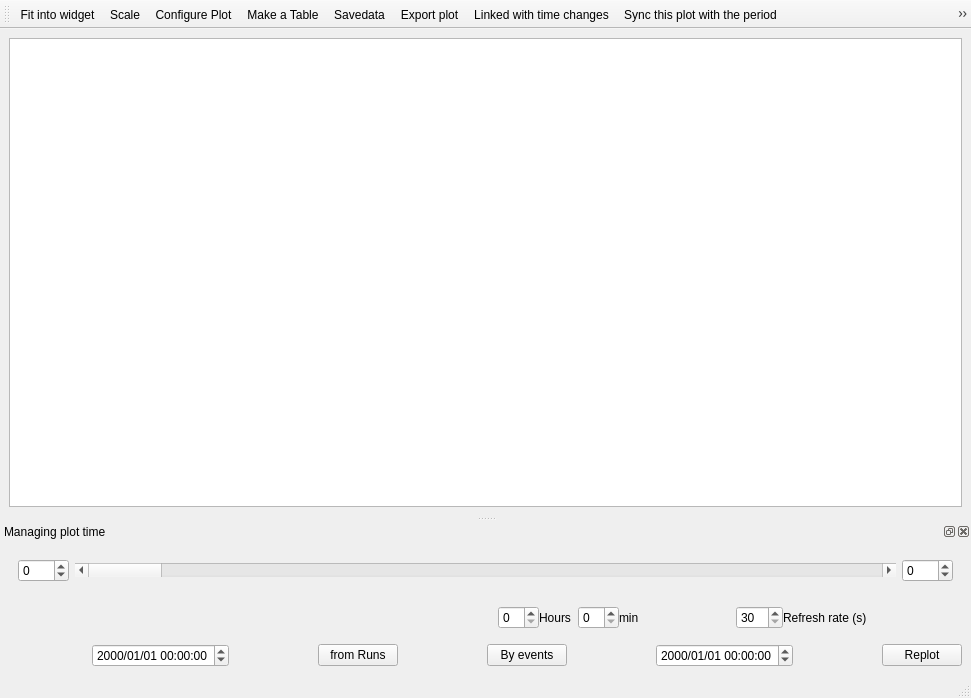
<?xml version="1.0" encoding="UTF-8"?>
<ui version="4.0">
 <class>plotcanvas</class>
 <widget class="QMainWindow" name="plotcanvas">
  <property name="geometry">
   <rect>
    <x>0</x>
    <y>0</y>
    <width>971</width>
    <height>698</height>
   </rect>
  </property>
  <property name="windowTitle">
   <string>MainWindow</string>
  </property>
  <property name="windowIcon">
   <iconset resource="../Ressources.qrc">
    <normaloff>:/Icons/Icons/educational15.svg</normaloff>:/Icons/Icons/educational15.svg</iconset>
  </property>
  <widget class="QWidget" name="centralwidget">
   <layout class="QGridLayout" name="gridLayout_2">
    <item row="0" column="0">
     <widget class="QGraphicsView" name="graphicsView"/>
    </item>
   </layout>
  </widget>
  <widget class="QMenuBar" name="menubar">
   <property name="geometry">
    <rect>
     <x>0</x>
     <y>0</y>
     <width>971</width>
     <height>23</height>
    </rect>
   </property>
  </widget>
  <widget class="QStatusBar" name="statusbar"/>
  <widget class="QToolBar" name="toolBar">
   <property name="windowTitle">
    <string>toolBar</string>
   </property>
   <attribute name="toolBarArea">
    <enum>TopToolBarArea</enum>
   </attribute>
   <attribute name="toolBarBreak">
    <bool>false</bool>
   </attribute>
   <addaction name="actionFit_into_widget"/>
   <addaction name="actionScale"/>
   <addaction name="actionConfigure_Plot"/>
   <addaction name="actionMake_a_Table"/>
   <addaction name="actionSavedata"/>
   <addaction name="actionExport_plot"/>
   <addaction name="actionLinked_with_time_changes"/>
   <addaction name="actionSync_this_plot_with_the_period"/>
   <addaction name="actionSet_overall_time_equal_to_this_window_time"/>
   <addaction name="actionSmall_time_adjustments"/>
   <addaction name="actionMovie"/>
   <addaction name="actionDefine_store_events"/>
   <addaction name="actionAuxiliary_lines"/>
   <addaction name="separator"/>
   <addaction name="actionContinuously_updated"/>
  </widget>
  <widget class="QDockWidget" name="dockWidget">
   <property name="allowedAreas">
    <set>Qt::BottomDockWidgetArea</set>
   </property>
   <property name="windowTitle">
    <string>Managing plot time</string>
   </property>
   <attribute name="dockWidgetArea">
    <number>8</number>
   </attribute>
   <widget class="QWidget" name="dockWidgetContents">
    <layout class="QGridLayout" name="gridLayout">
     <item row="0" column="0">
      <layout class="QVBoxLayout" name="verticalLayout">
       <item>
        <widget class="QWidget" name="onlyinAnalysis" native="true">
         <layout class="QHBoxLayout" name="onlyinAnalysislayout" stretch="0,4,0">
          <item>
           <widget class="QSpinBox" name="minustime">
            <property name="toolTip">
             <string>&lt;html&gt;&lt;head/&gt;&lt;body&gt;&lt;p&gt;Subtracting minutes to the initial time&lt;/p&gt;&lt;/body&gt;&lt;/html&gt;</string>
            </property>
            <property name="minimum">
             <number>-120</number>
            </property>
            <property name="maximum">
             <number>120</number>
            </property>
            <property name="singleStep">
             <number>10</number>
            </property>
           </widget>
          </item>
          <item>
           <widget class="QScrollBar" name="horizontalScrollBar">
            <property name="orientation">
             <enum>Qt::Horizontal</enum>
            </property>
           </widget>
          </item>
          <item>
           <widget class="QSpinBox" name="plustime">
            <property name="toolTip">
             <string>&lt;html&gt;&lt;head/&gt;&lt;body&gt;&lt;p&gt;Adding minutes to the final time&lt;/p&gt;&lt;/body&gt;&lt;/html&gt;</string>
            </property>
            <property name="minimum">
             <number>-120</number>
            </property>
            <property name="maximum">
             <number>120</number>
            </property>
            <property name="singleStep">
             <number>10</number>
            </property>
           </widget>
          </item>
         </layout>
        </widget>
       </item>
       <item>
        <widget class="QWidget" name="onlyinMonitoring" native="true">
         <layout class="QHBoxLayout" name="onlyinMonitoringlayout">
          <property name="spacing">
           <number>0</number>
          </property>
          <item>
           <widget class="QPushButton" name="timeinterval1">
            <property name="sizePolicy">
             <sizepolicy hsizetype="Preferred" vsizetype="Fixed">
              <horstretch>0</horstretch>
              <verstretch>0</verstretch>
             </sizepolicy>
            </property>
            <property name="text">
             <string/>
            </property>
            <property name="icon">
             <iconset resource="../Ressources.qrc">
              <normaloff>:/Icons/Icons/5min.png</normaloff>:/Icons/Icons/5min.png</iconset>
            </property>
            <property name="iconSize">
             <size>
              <width>30</width>
              <height>10</height>
             </size>
            </property>
            <property name="checkable">
             <bool>true</bool>
            </property>
            <property name="flat">
             <bool>true</bool>
            </property>
           </widget>
          </item>
          <item>
           <widget class="QPushButton" name="timeinterval2">
            <property name="sizePolicy">
             <sizepolicy hsizetype="Preferred" vsizetype="Fixed">
              <horstretch>0</horstretch>
              <verstretch>0</verstretch>
             </sizepolicy>
            </property>
            <property name="text">
             <string/>
            </property>
            <property name="icon">
             <iconset resource="../Ressources.qrc">
              <normaloff>:/Icons/Icons/10min.png</normaloff>:/Icons/Icons/10min.png</iconset>
            </property>
            <property name="iconSize">
             <size>
              <width>38</width>
              <height>10</height>
             </size>
            </property>
            <property name="checkable">
             <bool>true</bool>
            </property>
            <property name="flat">
             <bool>true</bool>
            </property>
           </widget>
          </item>
          <item>
           <widget class="QPushButton" name="timeinterval3">
            <property name="sizePolicy">
             <sizepolicy hsizetype="Preferred" vsizetype="Fixed">
              <horstretch>0</horstretch>
              <verstretch>0</verstretch>
             </sizepolicy>
            </property>
            <property name="text">
             <string/>
            </property>
            <property name="icon">
             <iconset resource="../Ressources.qrc">
              <normaloff>:/Icons/Icons/20min.png</normaloff>:/Icons/Icons/20min.png</iconset>
            </property>
            <property name="iconSize">
             <size>
              <width>38</width>
              <height>10</height>
             </size>
            </property>
            <property name="checkable">
             <bool>true</bool>
            </property>
            <property name="flat">
             <bool>true</bool>
            </property>
           </widget>
          </item>
          <item>
           <widget class="QPushButton" name="timeinterval4">
            <property name="sizePolicy">
             <sizepolicy hsizetype="Preferred" vsizetype="Fixed">
              <horstretch>0</horstretch>
              <verstretch>0</verstretch>
             </sizepolicy>
            </property>
            <property name="text">
             <string/>
            </property>
            <property name="icon">
             <iconset resource="../Ressources.qrc">
              <normaloff>:/Icons/Icons/30min.png</normaloff>:/Icons/Icons/30min.png</iconset>
            </property>
            <property name="iconSize">
             <size>
              <width>38</width>
              <height>10</height>
             </size>
            </property>
            <property name="checkable">
             <bool>true</bool>
            </property>
            <property name="flat">
             <bool>true</bool>
            </property>
           </widget>
          </item>
          <item>
           <widget class="QPushButton" name="timeinterval5">
            <property name="sizePolicy">
             <sizepolicy hsizetype="Preferred" vsizetype="Fixed">
              <horstretch>0</horstretch>
              <verstretch>0</verstretch>
             </sizepolicy>
            </property>
            <property name="text">
             <string/>
            </property>
            <property name="icon">
             <iconset resource="../Ressources.qrc">
              <normaloff>:/Icons/Icons/45min.png</normaloff>:/Icons/Icons/45min.png</iconset>
            </property>
            <property name="iconSize">
             <size>
              <width>38</width>
              <height>10</height>
             </size>
            </property>
            <property name="checkable">
             <bool>true</bool>
            </property>
            <property name="flat">
             <bool>true</bool>
            </property>
           </widget>
          </item>
          <item>
           <widget class="QPushButton" name="timeinterval6">
            <property name="sizePolicy">
             <sizepolicy hsizetype="Preferred" vsizetype="Fixed">
              <horstretch>0</horstretch>
              <verstretch>0</verstretch>
             </sizepolicy>
            </property>
            <property name="text">
             <string/>
            </property>
            <property name="icon">
             <iconset resource="../Ressources.qrc">
              <normaloff>:/Icons/Icons/60min.png</normaloff>:/Icons/Icons/60min.png</iconset>
            </property>
            <property name="iconSize">
             <size>
              <width>14</width>
              <height>10</height>
             </size>
            </property>
            <property name="checkable">
             <bool>true</bool>
            </property>
            <property name="flat">
             <bool>true</bool>
            </property>
           </widget>
          </item>
          <item>
           <widget class="QPushButton" name="timeinterval7">
            <property name="sizePolicy">
             <sizepolicy hsizetype="Preferred" vsizetype="Fixed">
              <horstretch>0</horstretch>
              <verstretch>0</verstretch>
             </sizepolicy>
            </property>
            <property name="text">
             <string/>
            </property>
            <property name="icon">
             <iconset resource="../Ressources.qrc">
              <normaloff>:/Icons/Icons/90min.png</normaloff>:/Icons/Icons/90min.png</iconset>
            </property>
            <property name="iconSize">
             <size>
              <width>54</width>
              <height>10</height>
             </size>
            </property>
            <property name="checkable">
             <bool>true</bool>
            </property>
            <property name="flat">
             <bool>true</bool>
            </property>
           </widget>
          </item>
          <item>
           <widget class="QPushButton" name="timeinterval8">
            <property name="sizePolicy">
             <sizepolicy hsizetype="Preferred" vsizetype="Fixed">
              <horstretch>0</horstretch>
              <verstretch>0</verstretch>
             </sizepolicy>
            </property>
            <property name="text">
             <string/>
            </property>
            <property name="icon">
             <iconset resource="../Ressources.qrc">
              <normaloff>:/Icons/Icons/120min.png</normaloff>:/Icons/Icons/120min.png</iconset>
            </property>
            <property name="iconSize">
             <size>
              <width>14</width>
              <height>10</height>
             </size>
            </property>
            <property name="checkable">
             <bool>true</bool>
            </property>
            <property name="flat">
             <bool>true</bool>
            </property>
           </widget>
          </item>
          <item>
           <widget class="QPushButton" name="timeinterval9">
            <property name="sizePolicy">
             <sizepolicy hsizetype="Preferred" vsizetype="Fixed">
              <horstretch>0</horstretch>
              <verstretch>0</verstretch>
             </sizepolicy>
            </property>
            <property name="text">
             <string/>
            </property>
            <property name="icon">
             <iconset resource="../Ressources.qrc">
              <normaloff>:/Icons/Icons/180min.png</normaloff>:/Icons/Icons/180min.png</iconset>
            </property>
            <property name="iconSize">
             <size>
              <width>14</width>
              <height>10</height>
             </size>
            </property>
            <property name="checkable">
             <bool>true</bool>
            </property>
            <property name="flat">
             <bool>true</bool>
            </property>
           </widget>
          </item>
          <item>
           <widget class="QPushButton" name="timeinterval10">
            <property name="sizePolicy">
             <sizepolicy hsizetype="Preferred" vsizetype="Fixed">
              <horstretch>0</horstretch>
              <verstretch>0</verstretch>
             </sizepolicy>
            </property>
            <property name="text">
             <string/>
            </property>
            <property name="icon">
             <iconset resource="../Ressources.qrc">
              <normaloff>:/Icons/Icons/360min.png</normaloff>:/Icons/Icons/360min.png</iconset>
            </property>
            <property name="iconSize">
             <size>
              <width>14</width>
              <height>10</height>
             </size>
            </property>
            <property name="checkable">
             <bool>true</bool>
            </property>
            <property name="flat">
             <bool>true</bool>
            </property>
           </widget>
          </item>
          <item>
           <widget class="QPushButton" name="timeinterval11">
            <property name="sizePolicy">
             <sizepolicy hsizetype="Preferred" vsizetype="Fixed">
              <horstretch>0</horstretch>
              <verstretch>0</verstretch>
             </sizepolicy>
            </property>
            <property name="text">
             <string/>
            </property>
            <property name="icon">
             <iconset resource="../Ressources.qrc">
              <normaloff>:/Icons/Icons/720min.png</normaloff>:/Icons/Icons/720min.png</iconset>
            </property>
            <property name="iconSize">
             <size>
              <width>22</width>
              <height>10</height>
             </size>
            </property>
            <property name="checkable">
             <bool>true</bool>
            </property>
            <property name="flat">
             <bool>true</bool>
            </property>
           </widget>
          </item>
          <item>
           <widget class="QPushButton" name="timeinterval12">
            <property name="sizePolicy">
             <sizepolicy hsizetype="Preferred" vsizetype="Fixed">
              <horstretch>0</horstretch>
              <verstretch>0</verstretch>
             </sizepolicy>
            </property>
            <property name="text">
             <string/>
            </property>
            <property name="icon">
             <iconset resource="../Ressources.qrc">
              <normaloff>:/Icons/Icons/1440min.png</normaloff>:/Icons/Icons/1440min.png</iconset>
            </property>
            <property name="iconSize">
             <size>
              <width>22</width>
              <height>10</height>
             </size>
            </property>
            <property name="checkable">
             <bool>true</bool>
            </property>
            <property name="flat">
             <bool>true</bool>
            </property>
           </widget>
          </item>
          <item>
           <widget class="QSpinBox" name="hourstimeinterval">
            <property name="maximum">
             <number>72</number>
            </property>
           </widget>
          </item>
          <item>
           <widget class="QLabel" name="label_4">
            <property name="text">
             <string>Hours  </string>
            </property>
           </widget>
          </item>
          <item>
           <widget class="QSpinBox" name="minutestimeinterval">
            <property name="maximum">
             <number>59</number>
            </property>
           </widget>
          </item>
          <item>
           <widget class="QLabel" name="label_5">
            <property name="text">
             <string>min   </string>
            </property>
           </widget>
          </item>
          <item>
           <spacer name="horizontalSpacer_2">
            <property name="orientation">
             <enum>Qt::Horizontal</enum>
            </property>
            <property name="sizeHint" stdset="0">
             <size>
              <width>40</width>
              <height>20</height>
             </size>
            </property>
           </spacer>
          </item>
          <item>
           <widget class="QSpinBox" name="refreshrate">
            <property name="toolTip">
             <string>&lt;html&gt;&lt;head/&gt;&lt;body&gt;&lt;p&gt;Refresh rate(in seconds) only used when &lt;img src=&quot;:/Icons/Icons/refresh.svg&quot;/&gt; (in taskbar) is checked.&lt;/p&gt;&lt;/body&gt;&lt;/html&gt;</string>
            </property>
            <property name="minimum">
             <number>30</number>
            </property>
            <property name="maximum">
             <number>600</number>
            </property>
           </widget>
          </item>
          <item>
           <widget class="QLabel" name="label_2">
            <property name="text">
             <string>Refresh rate (s)</string>
            </property>
           </widget>
          </item>
          <item>
           <spacer name="horizontalSpacer_7">
            <property name="orientation">
             <enum>Qt::Horizontal</enum>
            </property>
            <property name="sizeHint" stdset="0">
             <size>
              <width>40</width>
              <height>20</height>
             </size>
            </property>
           </spacer>
          </item>
         </layout>
        </widget>
       </item>
       <item>
        <layout class="QHBoxLayout" name="horizontalLayout">
         <item>
          <spacer name="horizontalSpacer_3">
           <property name="orientation">
            <enum>Qt::Horizontal</enum>
           </property>
           <property name="sizeHint" stdset="0">
            <size>
             <width>40</width>
             <height>20</height>
            </size>
           </property>
          </spacer>
         </item>
         <item>
          <widget class="QDateTimeEdit" name="initialtime">
           <property name="inputMethodHints">
            <set>Qt::ImhPreferNumbers</set>
           </property>
           <property name="correctionMode">
            <enum>QAbstractSpinBox::CorrectToPreviousValue</enum>
           </property>
           <property name="showGroupSeparator" stdset="0">
            <bool>false</bool>
           </property>
           <property name="displayFormat">
            <string>yyyy/MM/dd hh:mm:ss</string>
           </property>
           <property name="calendarPopup">
            <bool>false</bool>
           </property>
           <property name="timeSpec">
            <enum>Qt::UTC</enum>
           </property>
          </widget>
         </item>
         <item>
          <spacer name="horizontalSpacer_4">
           <property name="orientation">
            <enum>Qt::Horizontal</enum>
           </property>
           <property name="sizeHint" stdset="0">
            <size>
             <width>40</width>
             <height>20</height>
            </size>
           </property>
          </spacer>
         </item>
         <item>
          <widget class="QPushButton" name="timefromruns">
           <property name="text">
            <string>from Runs</string>
           </property>
           <property name="icon">
            <iconset resource="../Ressources.qrc">
             <normaloff>:/Icons/Icons/time5.svg</normaloff>:/Icons/Icons/time5.svg</iconset>
           </property>
          </widget>
         </item>
         <item>
          <spacer name="horizontalSpacer_5">
           <property name="orientation">
            <enum>Qt::Horizontal</enum>
           </property>
           <property name="sizeHint" stdset="0">
            <size>
             <width>40</width>
             <height>20</height>
            </size>
           </property>
          </spacer>
         </item>
         <item>
          <widget class="QPushButton" name="Byevents">
           <property name="text">
            <string>By events</string>
           </property>
           <property name="icon">
            <iconset resource="../Ressources.qrc">
             <normaloff>:/Icons/Icons/education31.svg</normaloff>:/Icons/Icons/education31.svg</iconset>
           </property>
          </widget>
         </item>
         <item>
          <spacer name="horizontalSpacer_6">
           <property name="orientation">
            <enum>Qt::Horizontal</enum>
           </property>
           <property name="sizeHint" stdset="0">
            <size>
             <width>40</width>
             <height>20</height>
            </size>
           </property>
          </spacer>
         </item>
         <item>
          <widget class="QDateTimeEdit" name="finaltime">
           <property name="correctionMode">
            <enum>QAbstractSpinBox::CorrectToPreviousValue</enum>
           </property>
           <property name="displayFormat">
            <string>yyyy/MM/dd hh:mm:ss</string>
           </property>
           <property name="calendarPopup">
            <bool>false</bool>
           </property>
           <property name="timeSpec">
            <enum>Qt::UTC</enum>
           </property>
          </widget>
         </item>
         <item>
          <spacer name="horizontalSpacer">
           <property name="orientation">
            <enum>Qt::Horizontal</enum>
           </property>
           <property name="sizeHint" stdset="0">
            <size>
             <width>40</width>
             <height>20</height>
            </size>
           </property>
          </spacer>
         </item>
         <item>
          <widget class="QPushButton" name="replot">
           <property name="text">
            <string>Replot</string>
           </property>
           <property name="icon">
            <iconset resource="../Ressources.qrc">
             <normaloff>:/Icons/Icons/refresh19.svg</normaloff>:/Icons/Icons/refresh19.svg</iconset>
           </property>
          </widget>
         </item>
        </layout>
       </item>
      </layout>
     </item>
    </layout>
   </widget>
  </widget>
  <action name="actionFit_into_widget">
   <property name="icon">
    <iconset resource="../Ressources.qrc">
     <normaloff>:/Icons/Icons/fit2.svg</normaloff>:/Icons/Icons/fit2.svg</iconset>
   </property>
   <property name="text">
    <string>Fit into widget</string>
   </property>
   <property name="toolTip">
    <string>Plot will be scalled to fit the widget</string>
   </property>
  </action>
  <action name="actionConfigure_Plot">
   <property name="icon">
    <iconset resource="../Ressources.qrc">
     <normaloff>:/Icons/Icons/repair6.svg</normaloff>:/Icons/Icons/repair6.svg</iconset>
   </property>
   <property name="text">
    <string>Configure Plot</string>
   </property>
   <property name="toolTip">
    <string>change plot options</string>
   </property>
  </action>
  <action name="actionDefine_store_events">
   <property name="icon">
    <iconset resource="../Ressources.qrc">
     <normaloff>:/Icons/Icons/education31.svg</normaloff>:/Icons/Icons/education31.svg</iconset>
   </property>
   <property name="text">
    <string>Define/store events</string>
   </property>
   <property name="toolTip">
    <string>Define store events</string>
   </property>
  </action>
  <action name="actionLinked_with_time_changes">
   <property name="checkable">
    <bool>true</bool>
   </property>
   <property name="icon">
    <iconset resource="../Ressources.qrc">
     <normaloff>:/Icons/Icons/unsync.svg</normaloff>
     <normalon>:/Icons/Icons/sync.svg</normalon>:/Icons/Icons/unsync.svg</iconset>
   </property>
   <property name="text">
    <string>Linked with time changes</string>
   </property>
   <property name="toolTip">
    <string>If checked whenever there is a different period interval selected the plot will be redone with the new time period.</string>
   </property>
  </action>
  <action name="actionSync_this_plot_with_the_period">
   <property name="icon">
    <iconset resource="../Ressources.qrc">
     <normaloff>:/Icons/Icons/movie.svg</normaloff>:/Icons/Icons/movie.svg</iconset>
   </property>
   <property name="text">
    <string>Sync this plot with the period</string>
   </property>
   <property name="toolTip">
    <string>&lt;html&gt;&lt;head/&gt;&lt;body&gt;&lt;p align=&quot;justify&quot;&gt;Redardeless of the link-with-time-button flag(&lt;img src=&quot;:/Icons/Icons/sync.svg&quot; width=&quot;22&quot; height=&quot;22&quot;/&gt;, or &lt;img src=&quot;:/Icons/Icons/unsync.svg&quot; width=&quot;22&quot; height=&quot;22&quot;/&gt;) pressing this button will refresh the plot to the last selected period for the given database. Obviously, normaly if the status is &lt;img src=&quot;:/Icons/Icons/sync.svg&quot; width=&quot;22&quot; height=&quot;22&quot;/&gt; noting will happen, unless the flag of syncronizing with time was set after the last selection of a new time period.&lt;/p&gt;&lt;/body&gt;&lt;/html&gt;</string>
   </property>
  </action>
  <action name="actionSet_overall_time_equal_to_this_window_time">
   <property name="icon">
    <iconset resource="../Ressources.qrc">
     <normaloff>:/Icons/Icons/setguitime.svg</normaloff>:/Icons/Icons/setguitime.svg</iconset>
   </property>
   <property name="text">
    <string>Set overall time equal to this window time</string>
   </property>
   <property name="toolTip">
    <string>Sets the time equal to this window time</string>
   </property>
  </action>
  <action name="actionAuxiliary_lines">
   <property name="checkable">
    <bool>true</bool>
   </property>
   <property name="icon">
    <iconset resource="../Ressources.qrc">
     <normaloff>:/Icons/Icons/plus55.svg</normaloff>:/Icons/Icons/plus55.svg</iconset>
   </property>
   <property name="text">
    <string>Auxiliary lines</string>
   </property>
   <property name="toolTip">
    <string>If checked display to movable lines above the plot.
In this case you cannot use the mouse to select a area to zoom.
As the left mouse button is used to pick the lines and move them arround.</string>
   </property>
  </action>
  <action name="actionSavedata">
   <property name="icon">
    <iconset resource="../Ressources.qrc">
     <normaloff>:/Icons/Icons/data25.svg</normaloff>:/Icons/Icons/data25.svg</iconset>
   </property>
   <property name="text">
    <string>Savedata</string>
   </property>
   <property name="toolTip">
    <string>Saving the plot data in the hard drive </string>
   </property>
  </action>
  <action name="actionMake_a_Table">
   <property name="icon">
    <iconset resource="../Ressources.qrc">
     <normaloff>:/Icons/Icons/spreadsheet6.svg</normaloff>:/Icons/Icons/spreadsheet6.svg</iconset>
   </property>
   <property name="text">
    <string>Make a Table</string>
   </property>
   <property name="toolTip">
    <string>Display  a table with data from selected plot items.</string>
   </property>
  </action>
  <action name="actionExport_plot">
   <property name="icon">
    <iconset resource="../Ressources.qrc">
     <normaloff>:/Icons/Icons/floppy16B.svg</normaloff>:/Icons/Icons/floppy16B.svg</iconset>
   </property>
   <property name="text">
    <string>Export plot </string>
   </property>
   <property name="toolTip">
    <string>&lt;html&gt;&lt;head/&gt;&lt;body&gt;&lt;p&gt;Exporting plot into the  hard drive &lt;/p&gt;&lt;/body&gt;&lt;/html&gt;</string>
   </property>
  </action>
  <action name="actionScale">
   <property name="icon">
    <iconset resource="../Ressources.qrc">
     <normaloff>:/Icons/Icons/Freescale.svg</normaloff>:/Icons/Icons/Freescale.svg</iconset>
   </property>
   <property name="text">
    <string>Scale</string>
   </property>
   <property name="toolTip">
    <string>&lt;html&gt;&lt;head/&gt;&lt;body&gt;&lt;p&gt;Scale de plot by an abritary value. When used the automatic redraw  &lt;img src=&quot;:/Icons/Icons/linkresize.svg&quot;/&gt; of the windows will be disabled.&lt;/p&gt;&lt;p align=&quot;justify&quot;&gt;This is useful if one wants save a high resolution Raster image.&lt;/p&gt;&lt;/body&gt;&lt;/html&gt;</string>
   </property>
  </action>
  <action name="actionSmall_time_adjustments">
   <property name="checkable">
    <bool>true</bool>
   </property>
   <property name="icon">
    <iconset resource="../Ressources.qrc">
     <normaloff>:/Icons/Icons/tsmalladjustments.svg</normaloff>:/Icons/Icons/tsmalladjustments.svg</iconset>
   </property>
   <property name="text">
    <string>Small time adjustments</string>
   </property>
   <property name="toolTip">
    <string>you can adjust this widget time</string>
   </property>
  </action>
  <action name="actionMovie">
   <property name="checkable">
    <bool>true</bool>
   </property>
   <property name="icon">
    <iconset resource="../Ressources.qrc">
     <normaloff>:/Icons/Icons/film27.svg</normaloff>:/Icons/Icons/film27.svg</iconset>
   </property>
   <property name="text">
    <string>Movie</string>
   </property>
   <property name="toolTip">
    <string>Dinamic evolution inside chamber</string>
   </property>
  </action>
  <action name="actionContinuously_updated">
   <property name="checkable">
    <bool>true</bool>
   </property>
   <property name="icon">
    <iconset resource="../Ressources.qrc">
     <normaloff>:/Icons/Icons/refresh19.svg</normaloff>
     <activeon>:/Icons/Icons/Nrefresh19.svg</activeon>:/Icons/Icons/refresh19.svg</iconset>
   </property>
   <property name="text">
    <string>Continuously updated</string>
   </property>
   <property name="toolTip">
    <string>continuously updated</string>
   </property>
  </action>
 </widget>
 <resources>
  <include location="../Ressources.qrc"/>
 </resources>
 <connections>
  <connection>
   <sender>dockWidget</sender>
   <signal>visibilityChanged(bool)</signal>
   <receiver>actionSmall_time_adjustments</receiver>
   <slot>setChecked(bool)</slot>
   <hints>
    <hint type="sourcelabel">
     <x>399</x>
     <y>519</y>
    </hint>
    <hint type="destinationlabel">
     <x>-1</x>
     <y>-1</y>
    </hint>
   </hints>
  </connection>
  <connection>
   <sender>actionSmall_time_adjustments</sender>
   <signal>toggled(bool)</signal>
   <receiver>dockWidget</receiver>
   <slot>setVisible(bool)</slot>
   <hints>
    <hint type="sourcelabel">
     <x>-1</x>
     <y>-1</y>
    </hint>
    <hint type="destinationlabel">
     <x>399</x>
     <y>519</y>
    </hint>
   </hints>
  </connection>
 </connections>
</ui>
